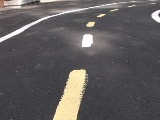
#> input picture camera01.jpg, 160 x 120 px, found by its file name
$ python camera.py   (older library calls are emulated)
#> lines starting #> are read from the running program, lines starting #| are printed output that depends on the picture; after the words box and inside, x2 and y2 are one past the last pixel; in counts of white or black regions, pixels touching at a corner belong together
#!/usr/bin/env python3
import os, sys
#if not os.geteuid() == 0:
#    sys.exit("\nPlease run as root.\n")
if sys.version_info < (3,0):
    sys.exit("\nPlease run under python3.\n")

import cv2, time
# [6 lines of commented-out code are left out]

import numpy

def capture_and_process_frame():
    #ret, frame = capture.read()
    frame = cv2.imread('camera01.jpg')
#> frame is the input picture: shape (120, 160, 3); mean B, G, R 91.9, 91.5, 94.9
    ret = True

    if ret:
        cv2.imwrite('/run/bluedonkey/camera.jpg', frame)
        lower_yellow = numpy.array([0,160,160])
        upper_yellow = numpy.array([220,255,255])
        mask = cv2.inRange(frame, lower_yellow, upper_yellow)
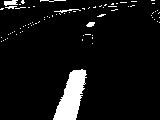
#> mask: shape (120, 160); 6.9% white; 78 white regions (72 under 20 px), largest, box (x1, y1, x2, y2) and area: (53, 69, 87, 120) 973, (4, 0, 18, 6) 59, (54, 9, 81, 13) 38, (86, 22, 95, 27) 33, (40, 0, 66, 2) 27, (5, 6, 17, 9) 21
        res = cv2.bitwise_and(frame, frame, mask=mask)
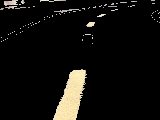
#> res: shape (120, 160, 3); mean B, G, R 12.5, 15.1, 16.2
        cv2.rectangle(res, (0,0), (159,119), (0,0,0), 2)
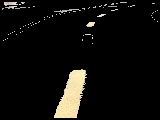
#> res: shape (120, 160, 3); 0.6% of pixels changed, all inside (x1, y1, x2, y2) = (0, 0, 160, 120)
        #cv2.imwrite('/run/bluedonkey/filtered.jpg', res)
        gray = cv2.cvtColor(res, cv2.COLOR_BGR2GRAY)
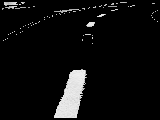
#> gray: shape (120, 160); min 0, max 243, mean 13.9
        kernel = numpy.ones((3,3), numpy.uint8)
        #erosion = cv2.erode(gray, kernel, iterations = 1)
        dilation = cv2.dilate(gray, kernel, iterations = 1)
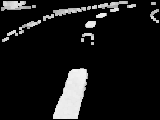
#> dilation: shape (120, 160); min 0, max 243, mean 24.5
        ret, thresh = cv2.threshold(dilation, 127, 255, cv2.THRESH_BINARY)
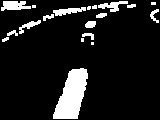
#> thresh: shape (120, 160); 11.4% white; 19 white regions (6 under 20 px)
        #cv2.imwrite('/run/bluedonkey/filtered.jpg', thresh)
        im2, contours, hierarchy = cv2.findContours(thresh, cv2.RETR_LIST, cv2.CHAIN_APPROX_SIMPLE)
#> contours = 20 contours, 9 with area under 20; largest, box (x1, y1, x2, y2) and area: (53, 68, 88, 119) 1044, (1, 1, 31, 11) 172, (53, 7, 86, 16) 122, (98, 1, 128, 12) 114, (19, 20, 41, 34) 75
        #cnt = contours[1]
        cv2.drawContours(res, contours, -1, (255,0,0), 3)
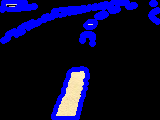
#> res: shape (120, 160, 3); 14.89% of pixels changed, all inside (x1, y1, x2, y2) = (0, 0, 160, 120)
        params = cv2.SimpleBlobDetector_Params()
        params.filterByArea = True;
        params.minArea = 10;
        params.maxArea = 1000000;
        params.filterByColor = True;
        params.blobColor = 255;
        detector = cv2.SimpleBlobDetector_create(params)
        keypoints = detector.detect(thresh)
#> keypoints = 2 keypoints; (x, y, size): (90, 24, 8.2), (94, 7, 3.7)
        res = cv2.drawKeypoints(res, keypoints, numpy.array([]), (0,0,255), cv2.DRAW_MATCHES_FLAGS_DRAW_RICH_KEYPOINTS)
        # [17 lines of commented-out code are left out]
        cv2.imwrite('/run/bluedonkey/filtered.jpg', res)

    time.sleep(0.2)

#while(capture.isOpened()):
#   capture_and_process_frame()
capture_and_process_frame()
#capture.release()
